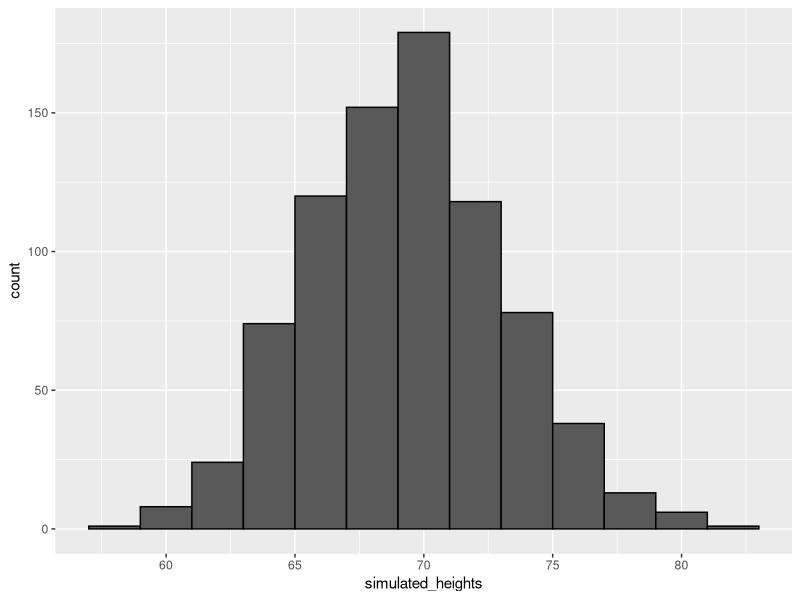

R code for this plot:
## ---- chunk 1
library(tidyverse)
library(dslabs)
data("heights")
x <- heights %>% filter(sex=="Male") %>% .$height # take only males

F <- function(a) mean(x<=a) # define the eCDF: that is the probortion of cases equal to a
1 - F(70) # what is the prob. that a male student is higher than 70 inches


## ---- chunk 2
1 - pnorm(70, mean(x), sd(x))


## ---- chunk 3
avg <- mean(x)
s <- sd(x)
1 - pnorm(76, avg, s)

## ---- chunk 4
x <- heights %>% filter(sex=="Male") %>% .$height
n <- length(x)
avg <- mean(x)
s <- sd(x)

simulated_heights <- rnorm(n, avg, s)

data.frame(simulated_heights=simulated_heights) %>% ggplot(aes(simulated_heights)) + 
  geom_histogram(color="black", binwidth = 2)

## ---- chunk 5
b <- 10000
tallest <- replicate(b, {
  simulated_data <- rnorm(800, avg, s)
  max(simulated_data)
})

mean(tallest >= 7*12)
